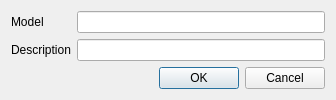
<?xml version="1.0" encoding="UTF-8"?>
<ui version="4.0">
 <class>CAircraftModelFilterForm</class>
 <widget class="QDialog" name="CAircraftModelFilterForm">
  <property name="geometry">
   <rect>
    <x>0</x>
    <y>0</y>
    <width>336</width>
    <height>95</height>
   </rect>
  </property>
  <property name="windowTitle">
   <string>Dialog</string>
  </property>
  <layout class="QVBoxLayout" name="vl_AircraftModelFilterForm">
   <item>
    <layout class="QFormLayout" name="fl_FilterLayout">
     <property name="fieldGrowthPolicy">
      <enum>QFormLayout::AllNonFixedFieldsGrow</enum>
     </property>
     <item row="0" column="0">
      <widget class="QLabel" name="lbl_ModelString">
       <property name="text">
        <string>Model</string>
       </property>
      </widget>
     </item>
     <item row="0" column="1">
      <widget class="QLineEdit" name="le_ModelString"/>
     </item>
     <item row="1" column="0">
      <widget class="QLabel" name="lbl_ModelDescription">
       <property name="text">
        <string>Description</string>
       </property>
      </widget>
     </item>
     <item row="1" column="1">
      <widget class="QLineEdit" name="le_ModelDescription"/>
     </item>
    </layout>
   </item>
   <item>
    <widget class="QDialogButtonBox" name="bb_ButtonBox">
     <property name="orientation">
      <enum>Qt::Horizontal</enum>
     </property>
     <property name="standardButtons">
      <set>QDialogButtonBox::Cancel|QDialogButtonBox::Ok</set>
     </property>
    </widget>
   </item>
  </layout>
 </widget>
 <resources/>
 <connections>
  <connection>
   <sender>bb_ButtonBox</sender>
   <signal>accepted()</signal>
   <receiver>CAircraftModelFilterForm</receiver>
   <slot>accept()</slot>
   <hints>
    <hint type="sourcelabel">
     <x>248</x>
     <y>254</y>
    </hint>
    <hint type="destinationlabel">
     <x>157</x>
     <y>274</y>
    </hint>
   </hints>
  </connection>
  <connection>
   <sender>bb_ButtonBox</sender>
   <signal>rejected()</signal>
   <receiver>CAircraftModelFilterForm</receiver>
   <slot>reject()</slot>
   <hints>
    <hint type="sourcelabel">
     <x>316</x>
     <y>260</y>
    </hint>
    <hint type="destinationlabel">
     <x>286</x>
     <y>274</y>
    </hint>
   </hints>
  </connection>
 </connections>
</ui>
